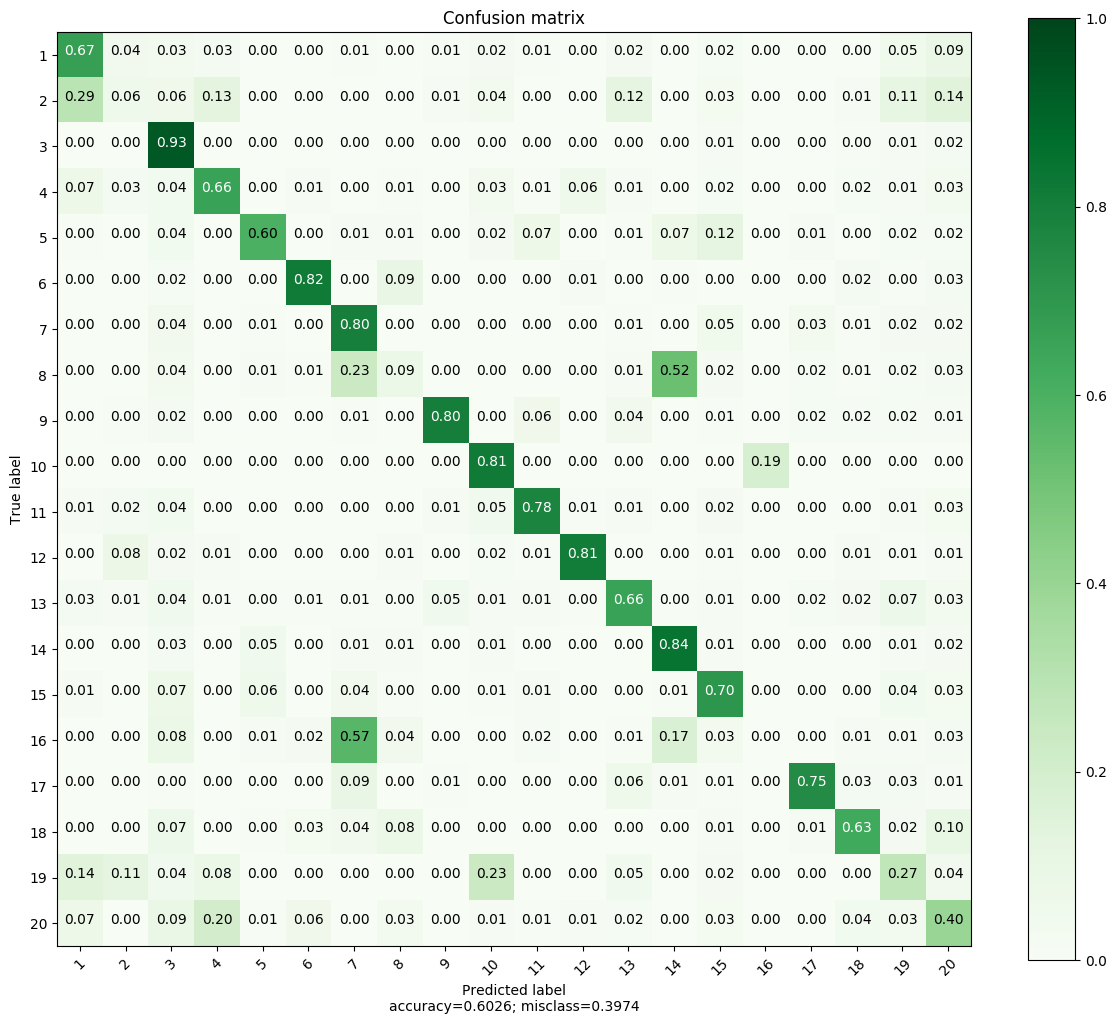

This figure's Python source:
#!/usr/bin/env python3
#%%
import numpy as np
import keras.utils
from sklearn.model_selection import train_test_split
import sklearn.metrics
import librosa
import matplotlib.pyplot as plt

import glob
import time
import os
import random
import sys

top_20 = [
    # This is speaker 1 and the list is always in this order.
    "nowitcanbetold",
    "unspokensermons",
    "littlewomen",
    "artcookerymadeplaineasy1784",
    "historymathematics",
    "mysticalcityofgod1",
    "newtestament",
    "uncletomscabin",
    "seapower",
    "wildwales",
    "originofspecies",
    "mysteries",
    "1001nacht2",
    "rkopis",
    "innocentsabroad",
    "woutertjepieterse",
    "geschichtedespeloponnesischenkriegs",
    "vanityfair",
    "jerusalemrevelationsr",
    "worldenglishbible",
]

# We should instead plot a recall bar 1x20 where each square is a different
# color.
# sklearn.metrics.recall_score

# This function is from https://www.kaggle.com/grfiv4/plot-a-confusion-matrix
#%%

def plot_confusion_matrix(cm,
                          target_names,
                          title='Confusion matrix',
                          cmap=None,
                          normalize=True):
    """
    given a sklearn confusion matrix (cm), make a nice plot

    Arguments
    ---------
    cm:           confusion matrix from sklearn.metrics.confusion_matrix

    target_names: given classification classes such as [0, 1, 2]
                  the class names, for example: ['high', 'medium', 'low']

    title:        the text to display at the top of the matrix

    cmap:         the gradient of the values displayed from matplotlib.pyplot.cm
                  see http://matplotlib.org/examples/color/colormaps_reference.html
                  plt.get_cmap('jet') or plt.cm.Blues

    normalize:    If False, plot the raw numbers
                  If True, plot the proportions

    Usage
    -----
    plot_confusion_matrix(cm           = cm,                  # confusion matrix created by
                                                              # sklearn.metrics.confusion_matrix
                          normalize    = True,                # show proportions
                          target_names = y_labels_vals,       # list of names of the classes
                          title        = best_estimator_name) # title of graph

    Citiation
    ---------
    http://scikit-learn.org/stable/auto_examples/model_selection/plot_confusion_matrix.html

    """
    import matplotlib.pyplot as plt
    import itertools

    accuracy = np.trace(cm) / float(np.sum(cm))
    misclass = 1 - accuracy

    if cmap is None:
        cmap = plt.get_cmap('Blues')

    if normalize:
        cm = cm.astype('float') / cm.sum(axis=1)[:, np.newaxis]

    plt.figure(figsize=(12, 10))
    plt.imshow(cm, interpolation='nearest', cmap=cmap)
    plt.title(title)
    plt.colorbar()
    plt.clim(0, 1)

    if target_names is not None:
        tick_marks = np.arange(len(target_names))
        plt.xticks(tick_marks, target_names, rotation=45)
        plt.yticks(tick_marks, target_names)

    thresh = cm.max() / 1.5 if normalize else cm.max() / 2
    for i, j in itertools.product(range(cm.shape[0]), range(cm.shape[1])):
        if normalize:
            plt.text(j, i, "{:0.2f}".format(cm[i, j]),
                     horizontalalignment="center",
                     color="white" if cm[i, j] > thresh else "black")
        else:
            plt.text(j, i, "{:,}".format(cm[i, j]),
                     horizontalalignment="center",
                     color="white" if cm[i, j] > thresh else "black")

    plt.tight_layout()
    plt.ylabel('True label')
    plt.xlabel('Predicted label\naccuracy={:0.4f}; misclass={:0.4f}'.format(
        accuracy, misclass))
    plt.savefig('confusion_matrix.png', bbox_inches='tight')
#    plt.show()
    plt.close()

# Returns shape (num_training_examples_desired, audio_samples_per_training_example)

#%%
def get_raw_dataset_from_mp3s_for_one_speaker(file_prefix,
                                              num_training_examples_desired,
                                              directory,
                                              audio_samples_per_training_example=int(
                                                  22050/2),
                                              expected_sample_rate=22050):
    this_speaker_glob = os.path.abspath(directory + os.sep + file_prefix + "_*")
    list_of_mp3s_for_one_speaker = glob.glob(this_speaker_glob)
    random.shuffle(list_of_mp3s_for_one_speaker)
    assert len(list_of_mp3s_for_one_speaker) > 0, this_speaker_glob
    speaker_start_time = time.time()
    samples_so_far_for_this_speaker = 0
    network_inputs = np.zeros(
        (num_training_examples_desired, audio_samples_per_training_example))
    for mp3 in list_of_mp3s_for_one_speaker:
        print("loading ", mp3)
        audio_time_series, sampling_rate = librosa.core.load(mp3, sr=None)
        assert sampling_rate == expected_sample_rate, (
            "frame_rate was %d, not %d" % (sampling_rate, expected_sample_rate))
        assert len(
            audio_time_series.shape) == 1, "It wasn't mono: %s" % audio_time_series.shape
        num_audio_samples_we_use = audio_samples_per_training_example * \
            int(audio_time_series.shape[0] /
                audio_samples_per_training_example)
        training_samples_from_this_file = audio_time_series[:num_audio_samples_we_use].reshape(
            (-1, audio_samples_per_training_example))
        number_training_samples_we_have = training_samples_from_this_file.shape[0]
        number_training_samples_we_need = num_training_examples_desired - \
            samples_so_far_for_this_speaker
        if number_training_samples_we_have > number_training_samples_we_need:
            training_samples_from_this_file = training_samples_from_this_file[
                :number_training_samples_we_need, :]
        network_inputs[samples_so_far_for_this_speaker:samples_so_far_for_this_speaker +
                       training_samples_from_this_file.shape[0], :] = training_samples_from_this_file
        samples_so_far_for_this_speaker += training_samples_from_this_file.shape[0]
        if samples_so_far_for_this_speaker >= num_training_examples_desired:
            assert samples_so_far_for_this_speaker == num_training_examples_desired, samples_so_far_for_this_speaker
            print("finished book %s, which took %d seconds" %
                  (file_prefix, (time.time() - speaker_start_time)))
            return network_inputs
    assert 0 == 1, "We ran out of mp3s for %s %d %d. Ended up with %d" % (
        this_speaker_glob, audio_samples_per_training_example, num_training_examples_desired, samples_so_far_for_this_speaker)

# returns tuple of training_data and labels
def generate_raw_dataset_from_mp3s_in_parallel(num_speakers, minutes_per_speaker,
                                               directory):
    from multiprocessing import Pool
    pool = Pool()
    # Note to self: partial fills in arguments starting from the left.
    print("starting %d processes" % pool._processes)
    results = []
    examples_per_speaker = 60*2*minutes_per_speaker
    try:
        results = pool.starmap(get_raw_dataset_from_mp3s_for_one_speaker, zip(
            top_20[:num_speakers],
            num_speakers*[examples_per_speaker],
            num_speakers*[directory]))
    except KeyboardInterrupt:
        pool.terminate()
        pool.join()
        sys.exit()
    pool.close()
    training_set = np.zeros(
        (num_speakers * examples_per_speaker, int(22050/2)))
    labels = np.full((num_speakers * examples_per_speaker, num_speakers), -1)
    for speaker_index, results in enumerate(results):
        print("concatenating results for speaker", speaker_index)
        start_index = speaker_index * examples_per_speaker
        end_index = start_index + examples_per_speaker
        training_set[start_index:end_index, :] = results
        labels[start_index:end_index, :] = keras.utils.to_categorical(speaker_index,
              num_classes=num_speakers)
    return (training_set, labels)

def generate_confusion_matrix(model, X_dev, y_dev):
    predictions = model.predict(X_dev, verbose=1)
    print("predictions.shape = ", predictions.shape)
    # This shape is m x number of speakers
    assert predictions.shape == y_dev.shape
    # I think it will be m X num_speakers
    predictions = predictions.argmax(axis=1)
    confusion_matrix = sklearn.metrics.confusion_matrix(
        y_dev.argmax(axis=1), predictions)
    assert (confusion_matrix.shape[0] == confusion_matrix.shape[1] ==
            y_dev.shape[1]), "%s %s" % (confusion_matrix.shape, y_dev.shape)
#    print(confusion_matrix)
    plot_confusion_matrix(confusion_matrix, range(1, 21),
                          cmap=plt.get_cmap('Greens'), normalize=True)
    # Save these to disk in case we want to alter the confusion matrix aesthetics.
    np.save("X_dev", X_dev)
    np.save("y_dev", y_dev)


if __name__ == '__main__':

    training_set, labels = generate_raw_dataset_from_mp3s_in_parallel(num_speakers=20,
                                                                      minutes_per_speaker=60,
                                                                      directory="noisy_top_20/")
    print(training_set.shape)
    print(training_set)
    training_set = np.expand_dims(training_set, axis=-1)
    print(training_set.shape)
    print(training_set)
    print(labels.shape)
    print(labels)

    saved_model_name = "monster_model.h5"
    print("loading model from", saved_model_name)
    model = keras.models.load_model(saved_model_name)
    # Training the model will save these files.
#    X_dev = np.load("X_dev.npy")
    #y_dev = np.load("y_dev.npy")
    generate_confusion_matrix(model, training_set, labels)
